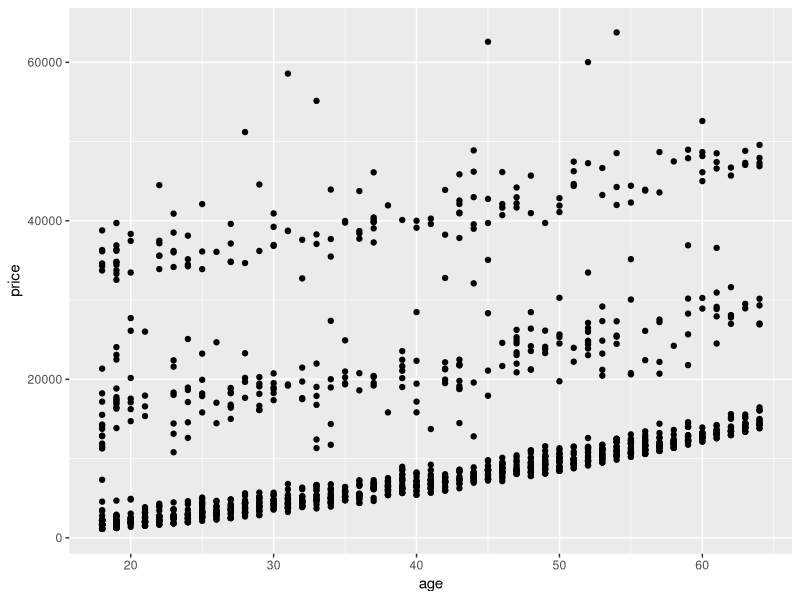
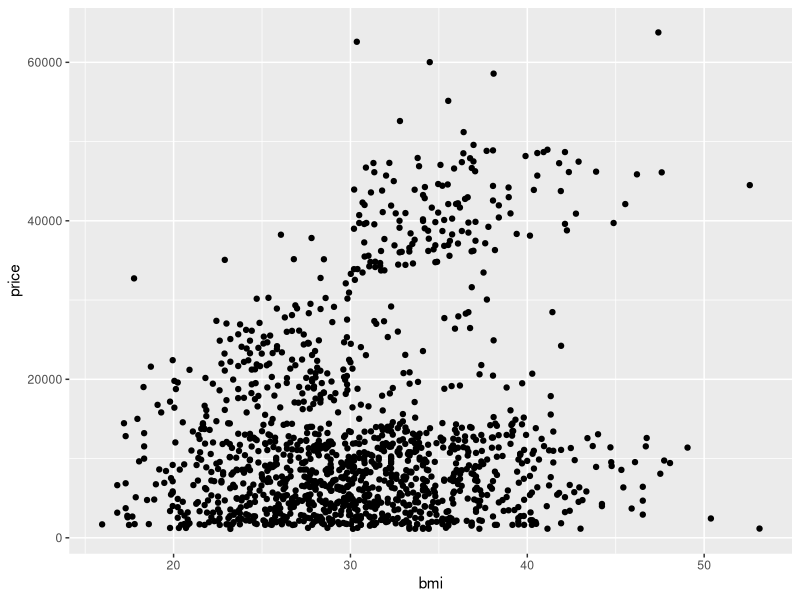
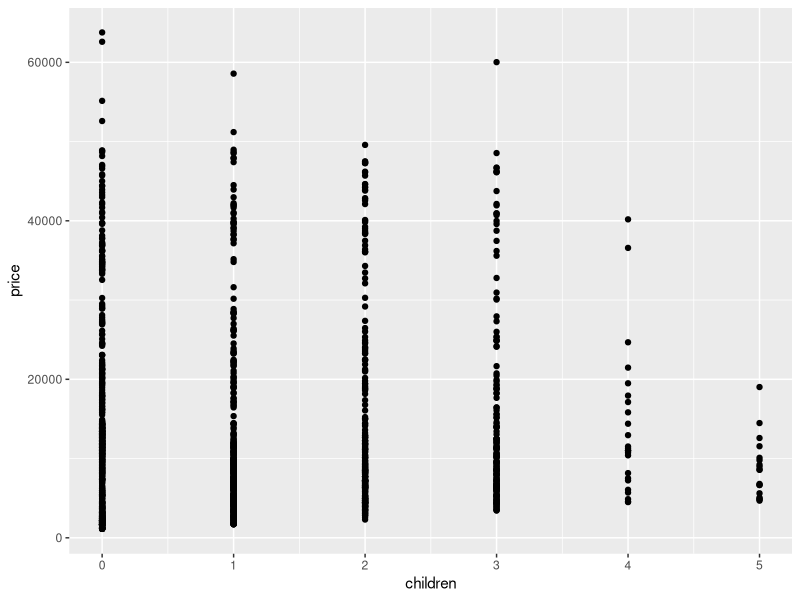
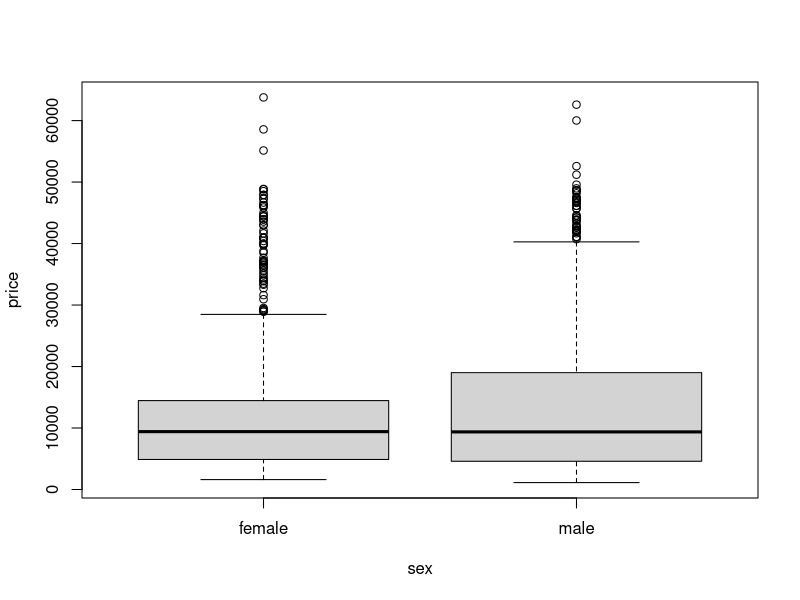
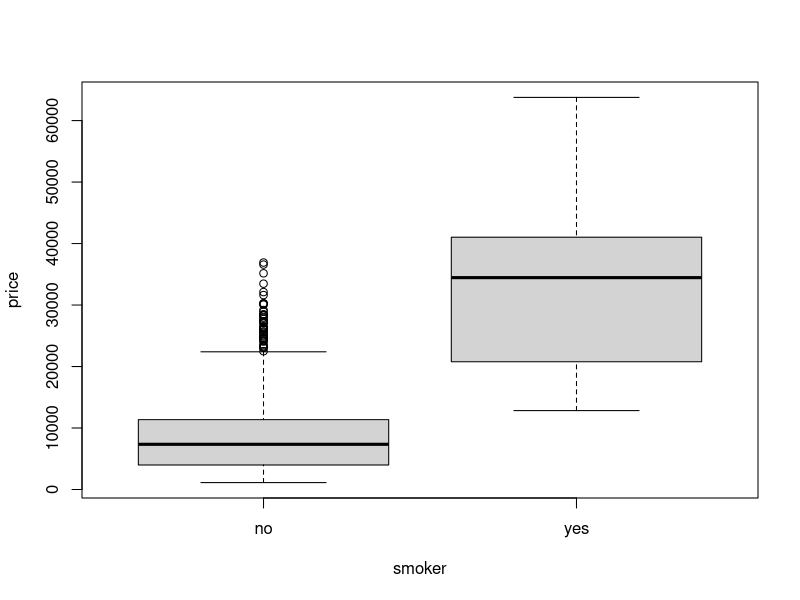
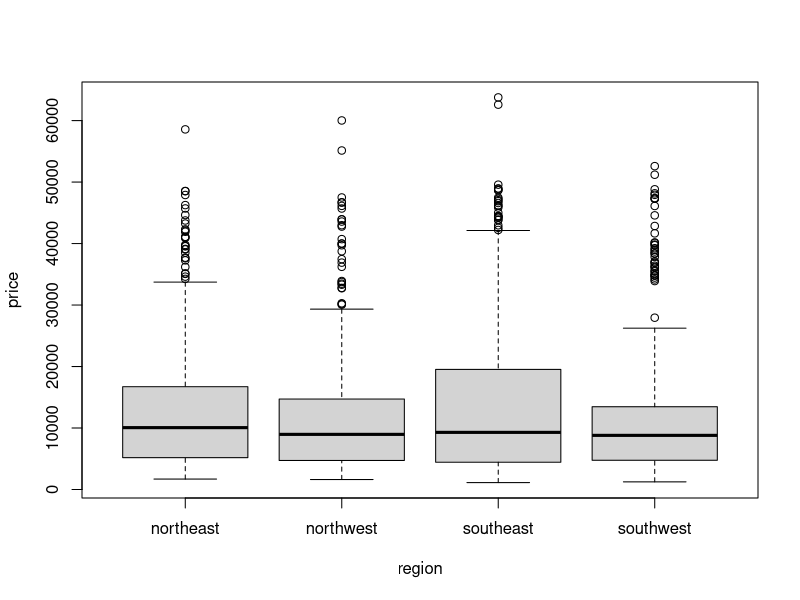

Write R code to recreate these figures, in order.
## ---- chunk 1
knitr::opts_chunk$set(echo = TRUE)
## ---- chunk 2
insurance = read.csv("insurance.csv", head = TRUE)
## ---- chunk 3
library(ggplot2)
age_plot <- ggplot(insurance, aes(x=age, y=price)) + geom_point()
bmi_plot <- ggplot(insurance, aes(x=bmi, y=price)) + geom_point()
child_plot <- ggplot(insurance, aes(x=children, y=price)) + geom_point()
age_plot
bmi_plot
child_plot
## ---- chunk 4
price = insurance$price
age = insurance$age
bmi = insurance$bmi
child = insurance$children
cor(age,price)
cor(bmi, price)
cor(child,price)
## ---- chunk 5
#make categorical variables into factors
insurance$sex<-as.factor(insurance$sex) #makes female the baseline level
insurance$smoker<-as.factor(insurance$smoker) #makes no the baseline level
insurance$region<-as.factor(insurance$region) #makes northeast the baseline level
boxplot(price~sex, data = insurance)
boxplot(price~smoker, data = insurance)
boxplot(price~region, data = insurance)
## ---- chunk 6
model1 <- lm(price ~ age+sex+bmi+children+smoker+region, data = insurance)
summary(model1)
## ---- chunk 7
model1_aov <- aov(price~region, data = insurance)
summary(model1_aov)
## ---- chunk 8
model2<- lm(price ~ age+sex+bmi+children+smoker, data = insurance)
summary(model2)
anova(model2,model1)
## ---- chunk 9
confint(model1, 'age', level = 0.90)
confint(model1, 'age', level = 0.95)
## ---- chunk 10
first = insurance[1,1:6]
predict(model1, first, interval = 'confidence', level = 0.95)
## ---- chunk 11
first[1] = 50
predict(model1, first, interval = 'confidence', level = 0.95)
